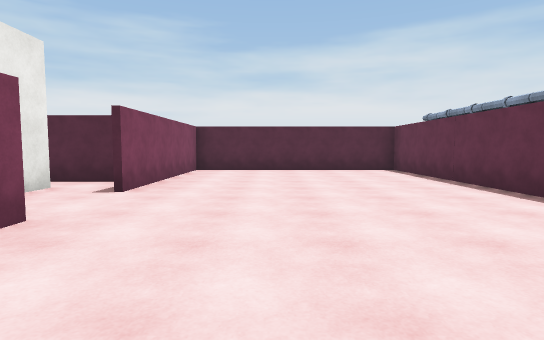
[1] (above)

19 first-person views from a walk through a 3-D level made in the Unity game engine. The camera is 1.3 m above the floor, tilts 4° down and sees 80° across. The floor is counted in squares, 2 m on a side. Each view is taken from the middle of a square. On the plan, view 1 faces up. The plan holds only what a view shows up to about 10 squares ahead; the rest is blank. The place goes on beyond the plan. The player character is not drawn. Some animated figures are not drawn. Door leaves are left out, so doorways stand open. Some surface patterns are stand-ins.

[2]
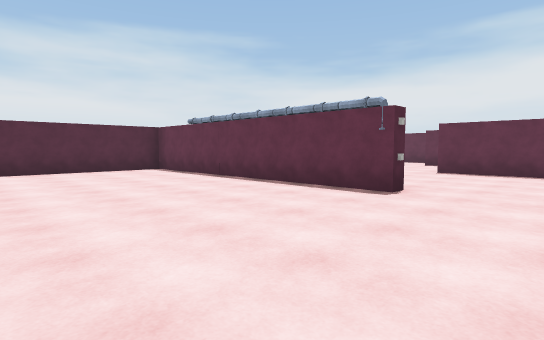

[3]
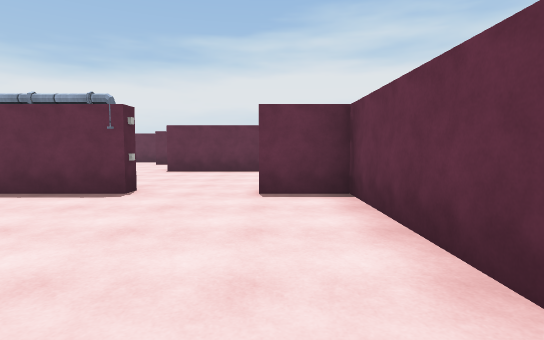

[4]
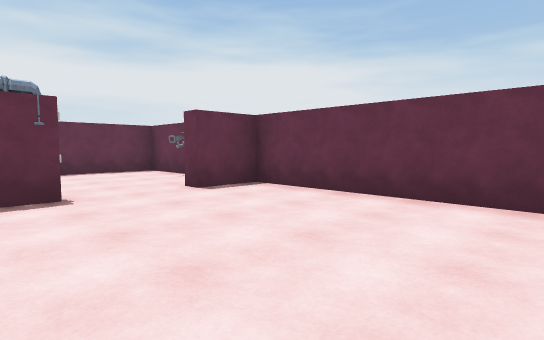

[5]
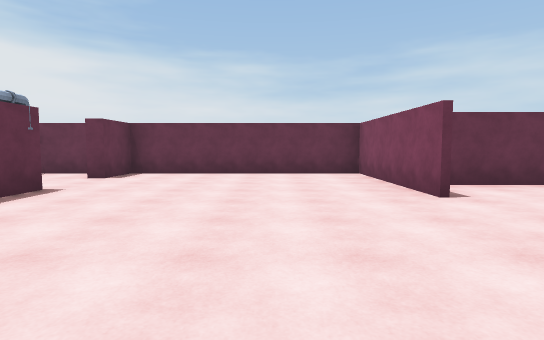

[6]
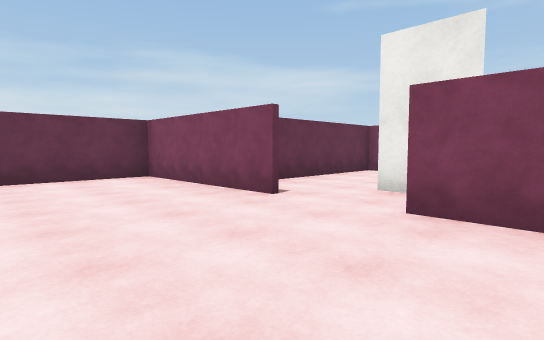

[7]
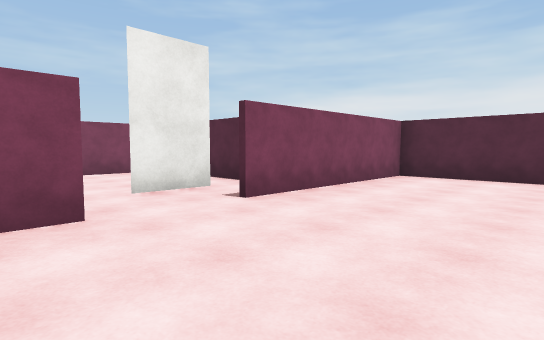

[8]
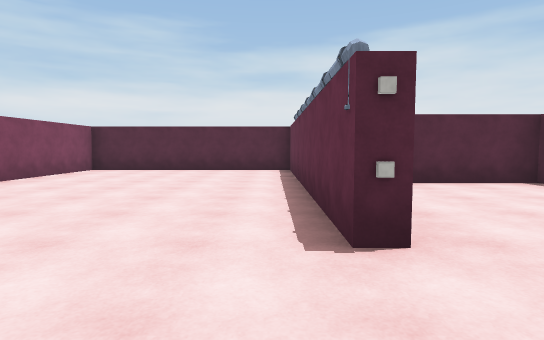

[9]
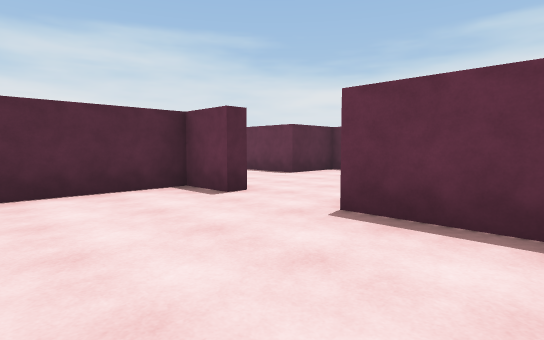

[10]
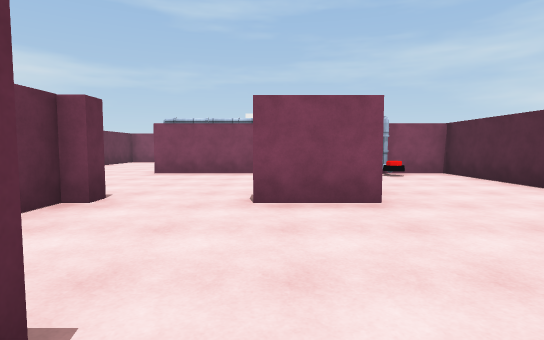

[11]
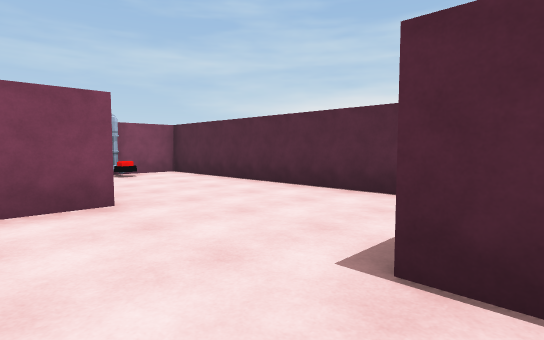

[12]
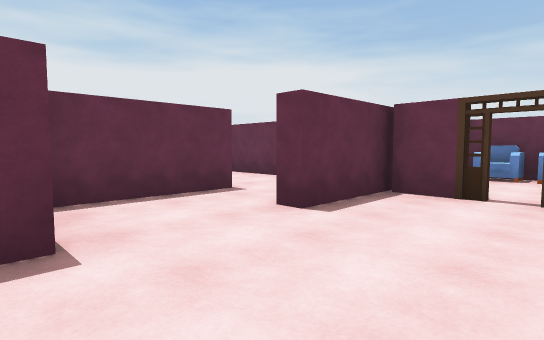

[13]
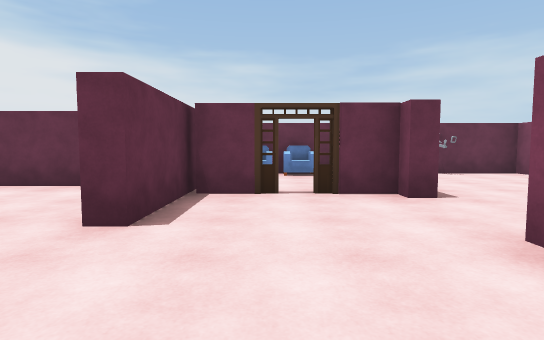

[14]
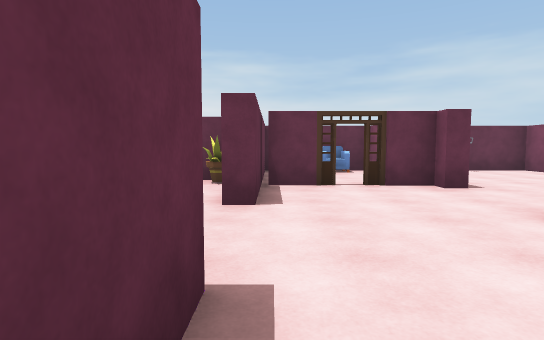

[15]
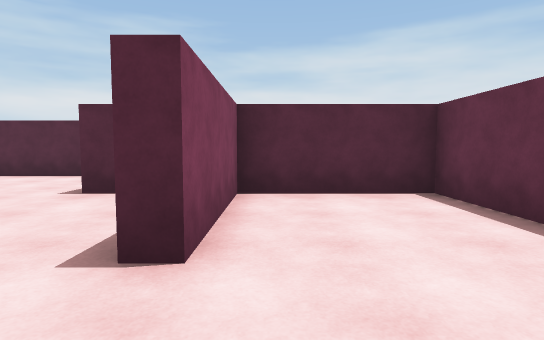

[16]
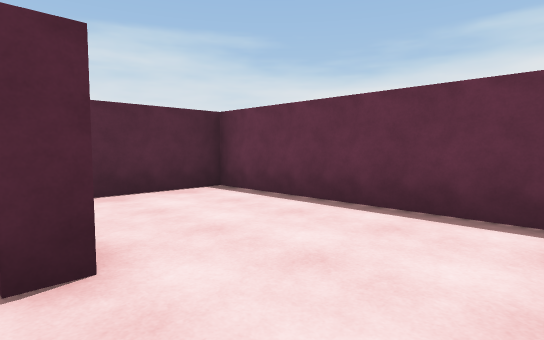

[17]
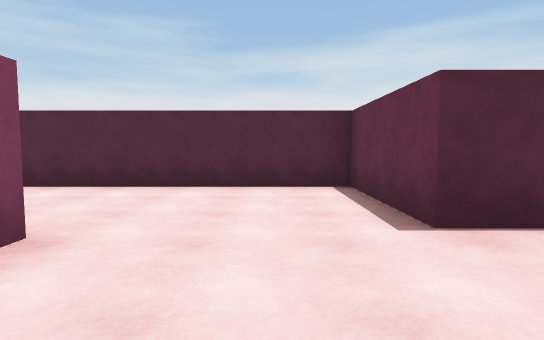

[18]
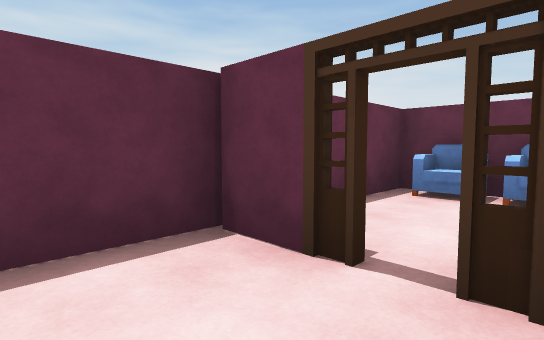

[19]
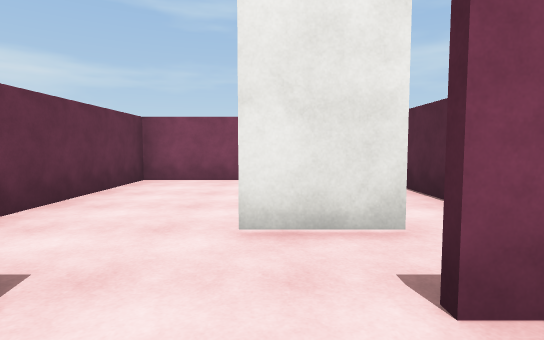

### Floor plan
Points are (right, up) in squares from view 1. A wall is a line through its corners. A room is listed if a view was taken in it or the views show most of it. See-through windows are left out.
Room 1 (views 1, 2, 3, 4, 5, 6, 7, 8, 19)
walls: (3.5, 2.4) (3.5, 9.3) (-2.2, 9.3) (-2.2, 4.6); (-2.2, 2.9) (-2.2, -1.1) (3.5, -1.1) (3.5, 0.2) (4, 0.2)
ways out: opening at (4, 1.5) to room 2; opening at (-2, 3.5) to room 7
objects: other object (4, 2); other object (4, 8)
Room 2 (view 9)
walls: (3.9, 4.6) (3.9, 2.5); (8.2, 4.7) (7.9, 4.7) (7.9, 5.9) (5.4, 5.9); (3.9, -1.1) (7.9, -1.1) (7.9, 2.9) (8.2, 2.9)
ways out: opening at (4, 1.5) to room 1; opening at (8, 3.5) to room 3
Room 3 (views 10, 11, 12, 13, 14, 17, 18)
walls: (8.2, 6.4) (8.2, 4.7); (8.1, 2.5) (9.5, 2.5); (9.9, 2.5) (11.1, 2.5); (11.3, 2.4) (11.3, 4.4) (11.6, 4.4); (13.1, 3.8) (13.1, 6.6) (11.3, 6.6) (11.3, 9.3) (3.9, 9.3) (3.9, 8.4)
ways out: opening at (8, 3.5) to room 2; opening at (12, 4) to room 5; open door at (9.7, 2.3) to room 8
Room 4 (view 15)
walls: (16.3, 2.2) (16.3, 6.6) (13.5, 6.6) (13.5, 3.8); (13.6, 1.4) (16, 1.4)
ways out: opening at (13, 2.5) to room 5
Room 5 (view 16)
walls: (11.9, 1.4) (13.6, 1.4); (13.5, 3.8) (13.1, 3.8)
ways out: opening at (12, 4) to room 3; opening at (13, 2.5) to room 4
objects: other object (12, 2)
Room 6 (no view inside)
walls: (-7.4, 5.4) (-7.4, 1.4) (-3, 1.4); (-3, 6.1) (-6.1, 6.1)
ways out: opening at (-4, 2.5) to room 7; gap at (-4, 5) to room 7
Room 7 (no view inside)
walls: (-3.5, 5.1) (-3.5, 3.6)
ways out: opening at (-2, 3.5) to room 1; opening at (-4, 2.5) to room 6; gap at (-4, 5) to room 6
Room 8 (no view inside)
walls: (11.3, -1.1) (11.3, 2.4); (8.2, -0.5) (8.2, -1.1)
ways out: open door at (9.7, 2.3) to room 3
objects: other object (9, -1) to (9, 0); other object (10, -1) to (10, 0)

Positions as (right, up) in squares from view 1, and headings:
1: (0, 0), facing up
2: (-1, 0), facing up-right
3: (-1, 0), facing right
4: (-1, 3), facing down-right
5: (0, 7), facing down
6: (1, 6), facing down-left
7: (1, 2), facing up-left
8: (3, 0), facing up
9: (5, 1), facing up-right
10: (12, 5), facing left
11: (12, 5), facing up-left
12: (9, 7), facing down-right
13: (10, 7), facing down
14: (11, 8), facing down
15: (14, 2), facing up
16: (13, 2), facing up-right
17: (10, 4), facing up
18: (9, 4), facing down-right
19: (-1, 4), facing left
